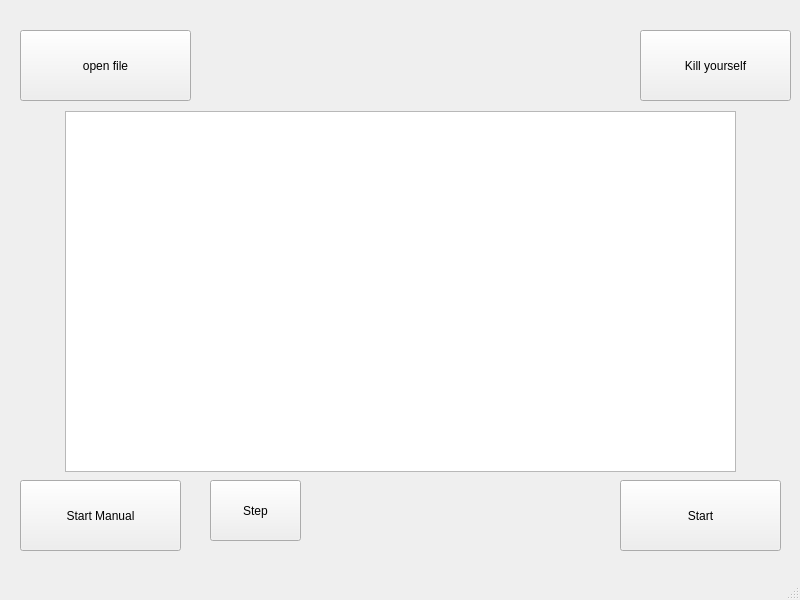
<?xml version="1.0" encoding="UTF-8"?>
<ui version="4.0">
 <class>MainWindow</class>
 <widget class="QMainWindow" name="MainWindow">
  <property name="geometry">
   <rect>
    <x>0</x>
    <y>0</y>
    <width>800</width>
    <height>600</height>
   </rect>
  </property>
  <property name="windowTitle">
   <string>MainWindow</string>
  </property>
  <widget class="QWidget" name="centralwidget">
   <widget class="QPushButton" name="pushButton">
    <property name="geometry">
     <rect>
      <x>620</x>
      <y>480</y>
      <width>161</width>
      <height>71</height>
     </rect>
    </property>
    <property name="text">
     <string>Start</string>
    </property>
   </widget>
   <widget class="QPushButton" name="pushButton_2">
    <property name="geometry">
     <rect>
      <x>640</x>
      <y>30</y>
      <width>151</width>
      <height>71</height>
     </rect>
    </property>
    <property name="text">
     <string>Kill yourself</string>
    </property>
   </widget>
   <widget class="QPushButton" name="pushButton_3">
    <property name="geometry">
     <rect>
      <x>20</x>
      <y>30</y>
      <width>171</width>
      <height>71</height>
     </rect>
    </property>
    <property name="text">
     <string>open file</string>
    </property>
   </widget>
   <widget class="QTextBrowser" name="textBrowser">
    <property name="geometry">
     <rect>
      <x>65</x>
      <y>111</y>
      <width>671</width>
      <height>361</height>
     </rect>
    </property>
   </widget>
   <widget class="QPushButton" name="pushButton_4">
    <property name="geometry">
     <rect>
      <x>210</x>
      <y>480</y>
      <width>91</width>
      <height>61</height>
     </rect>
    </property>
    <property name="text">
     <string>Step</string>
    </property>
   </widget>
   <widget class="QPushButton" name="pushButton_5">
    <property name="geometry">
     <rect>
      <x>20</x>
      <y>480</y>
      <width>161</width>
      <height>71</height>
     </rect>
    </property>
    <property name="text">
     <string>Start Manual</string>
    </property>
   </widget>
  </widget>
  <widget class="QMenuBar" name="menubar">
   <property name="geometry">
    <rect>
     <x>0</x>
     <y>0</y>
     <width>800</width>
     <height>21</height>
    </rect>
   </property>
  </widget>
  <widget class="QStatusBar" name="statusbar"/>
 </widget>
 <resources/>
 <connections/>
</ui>
